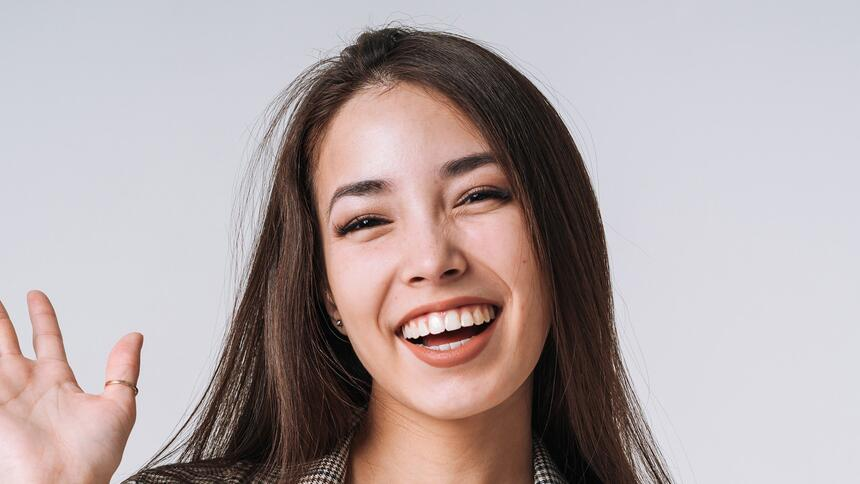
#> input picture zad11/osoba.jpg, 860 x 484 px
$ python zad2_11.py
#> lines starting #> are read from the running program, lines starting #| are printed output that depends on the picture; after the words box and inside, x2 and y2 are one past the last pixel; in counts of white or black regions, pixels touching at a corner belong together
import cv2
import numpy as np
image=cv2.imread("osoba.jpg")
#> image is the input picture: shape (484, 860, 3); mean B, G, R 165.6, 165.1, 177.7

mask = np.zeros(image.shape[:2], dtype="uint8")
cv2.rectangle(mask, (200, 150), (600, 250), 255, -1)
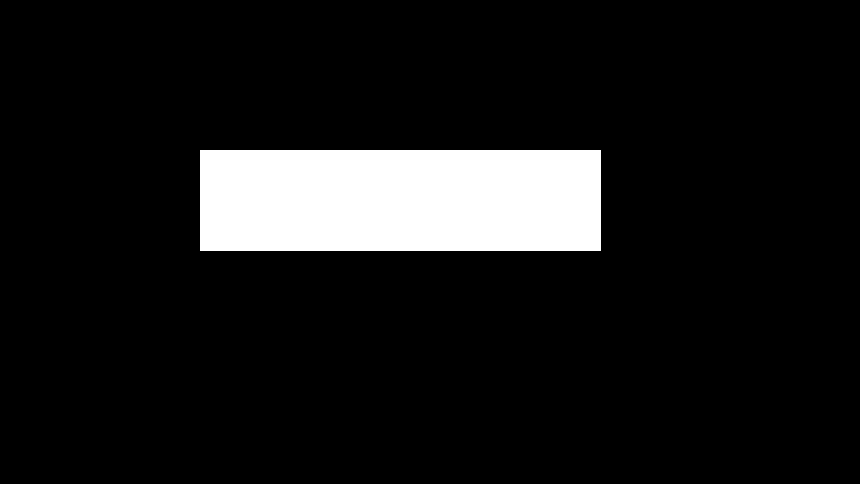
#> mask: shape (484, 860); 9.7% white; 1 white region, box (x1, y1, x2, y2) and area: (200, 150, 601, 251) 40501

masked = cv2.bitwise_and(image, image, mask=mask)
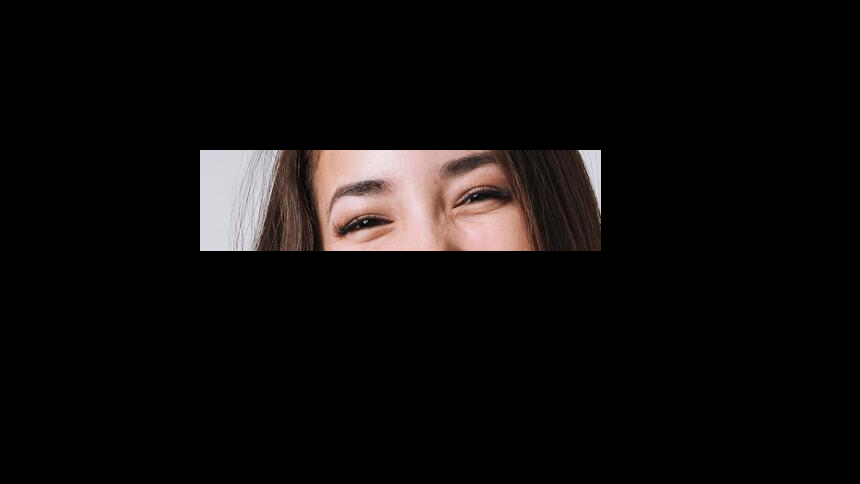
#> masked: shape (484, 860, 3); mean B, G, R 11.6, 12.1, 14.6
cv2.imshow("Mask Applied to Image", masked)
cv2.waitKey()
cv2.destroyAllWindows()
